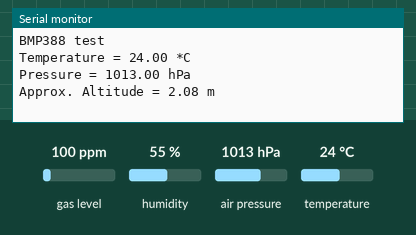
Bench run of a sketch on a simulated Arduino Uno, built with avr-gcc and run on an emulated ATmega328P. Parts: the last lines printed to the serial monitor. Inputs (shaded band) come from the test bench; at power-on: air pressure 1013 hPa, temperature 24 °C, gas level 100 ppm, humidity 55 %.

Above: at 1.2 s.
1.3 s: air pressure set to 952 hPa
At 3.2 s:
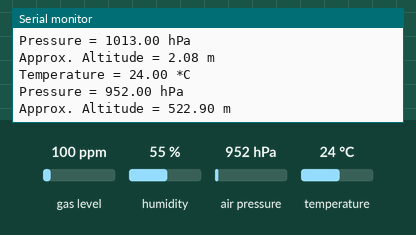
3.8 s: temperature set to 12 °C
At 5.7 s:
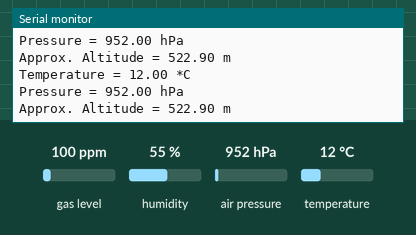
6.3 s: air pressure set to 975 hPa
At 7.0 s:
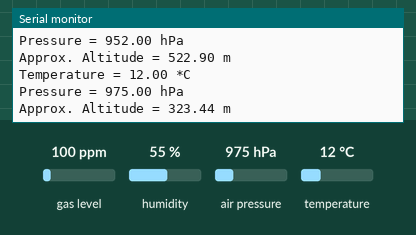
Timing chart, 0 to 9.3 s (numbered marks = the images above; inputs shaded):
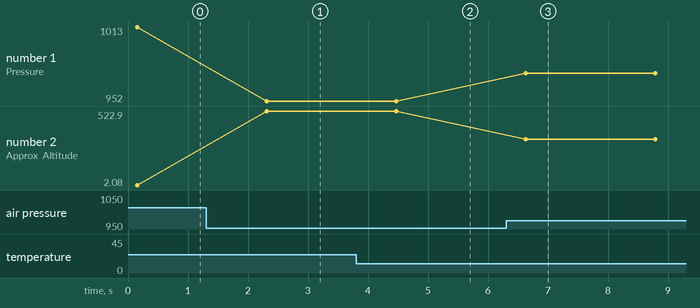

The sketch:

TPA_Test.ino
```cpp
#include <Wire.h>
#include <Adafruit_Sensor.h>
#include "Adafruit_BMP3XX.h"

#define SEALEVELPRESSURE_HPA (1013.25)

Adafruit_BMP3XX bmp;

void setup() {
  Serial.begin(115200);
  while (!Serial);
  Serial.println("BMP388 test");

  if (!bmp.begin()) {
    Serial.println("Could not find a valid BMP3 sensor, check wiring!");
    while (1);
  }

  // Set up oversampling and filter initialization
  bmp.setTemperatureOversampling(BMP3_OVERSAMPLING_8X);
  bmp.setPressureOversampling(BMP3_OVERSAMPLING_4X);
  bmp.setIIRFilterCoeff(BMP3_IIR_FILTER_COEFF_3);
}

void loop() {
  if (! bmp.performReading()) {
    Serial.println("Failed to perform reading :(");
    return;
  }
  Serial.print("Temperature = ");
  Serial.print(bmp.temperature);
  Serial.println(" *C");

  Serial.print("Pressure = ");
  Serial.print(bmp.pressure / 100.0);
  Serial.println(" hPa");

  Serial.print("Approx. Altitude = ");
  Serial.print(bmp.readAltitude(SEALEVELPRESSURE_HPA));
  Serial.println(" m");

  Serial.println();
  delay(2000);
}
```

Measured:
- after the input at 1.3 s, the serial monitor: prints a new line after 1.0 s (image 1)
- after the input at 3.8 s, the serial monitor: prints a new line after 0.67 s (image 2)
- after the input at 6.3 s, the serial monitor: prints a new line after 0.33 s (image 3)
- plotted number 1: 1013 → 952 after the input at 1.3 s, 952 → 975 after the input at 6.3 s
- plotted number 2: 2.08 → 522.9 after the input at 1.3 s, 522.9 → 323.44 after the input at 6.3 s
